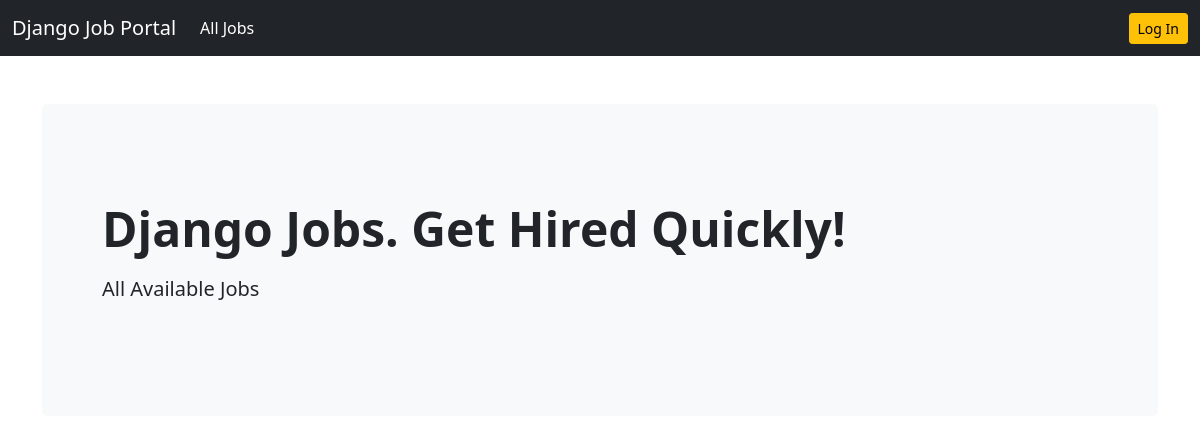
Page /job-listing/ on the earlier database version.
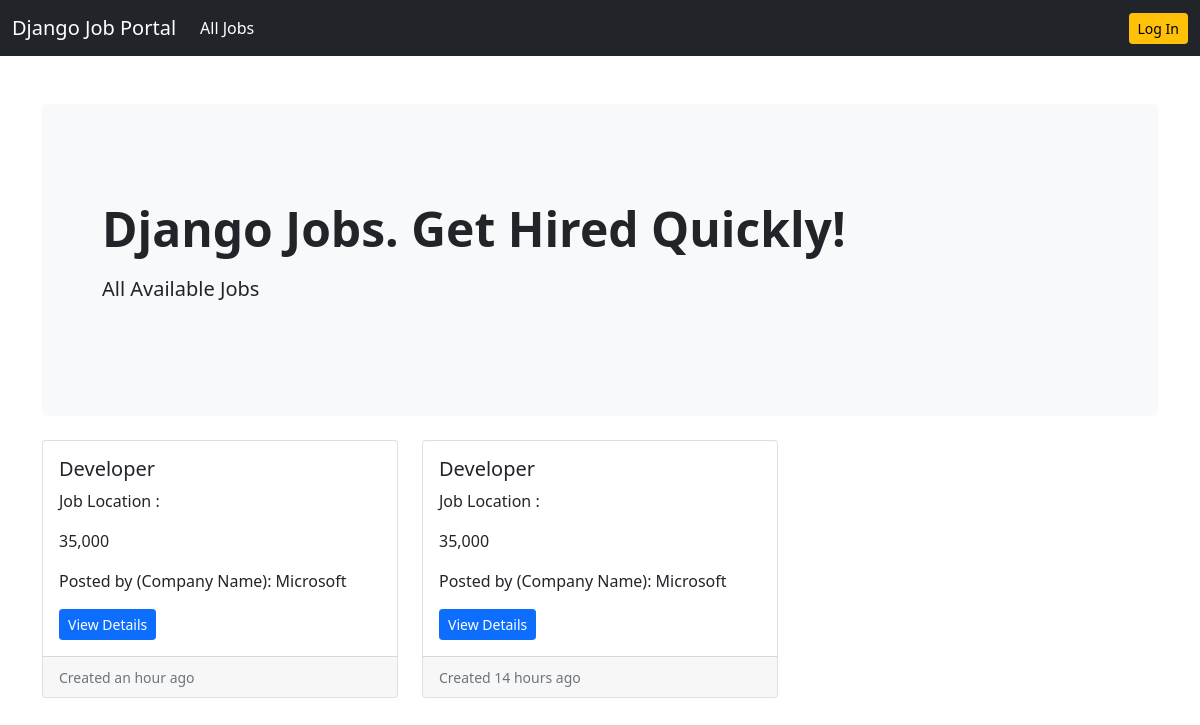
Same page on the later database version.
### job/models.py (models this page shows, shortened)
class Job(models.Model):
    job_type_choices = (
        ('Remote', 'Remote'),
        ('Onsite', 'Onsite'),
        ('Hybrid', 'Hybrid')
    )
    title_choices = (
        ('Developer', 'Developer'),
        ('Consultant','Consultant'),
        ('Analyst' , 'Analyst'),
        ('Manager' , 'Manager'),
        ('UI/UX' , 'UI/UX'),
        ('Human Resource' , 'Human Resource'),
        ('Operations' , 'Operations')
    )
    user = models.ForeignKey(User, on_delete=models.CASCADE)
    company = models.ForeignKey(Company, on_delete=models.CASCADE)
    title = models.CharField(max_length=100, choices = title_choices, null = True, blank = True)
    city = models.CharField(max_length=100)
    salary = models.PositiveIntegerField(default=35000)
    requirements = models.TextField()
    ideal_candidate = models.TextField()
    is_available = models.BooleanField(default=True)
    timestamp = models.DateTimeField(auto_now_add=True)
    industry = models.TextField(null = True, blank = True)
    state = models.ForeignKey(State, on_delete=models.DO_NOTHING, null=True, blank=True)
    job_type = models.CharField(max_length=20, choices=job_type_choices, null=True, blank=True)

### company/models.py (models this page shows)
class Company(models.Model):
    user = models.OneToOneField(User, on_delete=models.CASCADE)
    name = models.CharField(max_length = 100, null = True, blank = True)
    estd = models.PositiveIntegerField(null = True, blank = True)
    city = models.CharField(max_length = 100, null = True, blank = True)
    state = models.CharField(max_length = 100, null = True, blank = True)
    def __str__(self):
        return self.name

### website/views.py (the view)
# urls.py: path('job-listing/', views.job_listing, name='job-listing'),
def job_listing(request):
    jobs = Job.objects.filter(is_available=True).order_by('-timestamp')
    context = {'jobs':jobs}
    return render(request, 'website/job_listing.html', context)

### templates/website/job_listing.html
{% extends 'base.html' %}
{% load humanize %}
{% block content %}
<section>
    <div class="p-5 mb-4 bg-light rounded-3">
        <div class="container-fluid py-5">
            <h2 class="display-5 fw-bold">Django Jobs. Get Hired Quickly!</h2>
            <p class="col-md-8 fs-5 mt-3">
                All Available Jobs
            </p>
        </div>
    </div>
</section>
<div class="row row-cols-1 row-cols-md-3 g-4">
    {% if jobs %}
    {% for job in jobs %}
    <div class="col">
        <div class="card h-100">
            <div class="card-body">
                <h5 class="card-title">{{job.title}}</h5>
                <p class="card-text">Job Location : {{job.location}}</p>
                <p class="card-text"> {{job.salary| intcomma}}</p>
                <p class="card-text"> Posted by (Company Name): {{job.company}}</p>
                <a class="btn btn-primary btn-sm" href = "{% url 'job-details' job.pk %}"> View Details </a>
            </div>
            <div class="card-footer">
                <small class="text-muted">Created {{job.timestamp|naturaltime}}</small>
            </div>
        </div>
    </div>
    {% endfor %}
    {% endif %}
</div>
<br>
{% endblock content %}

Differences in the rows shown:
added Job: title "Developer", salary "35,000", company "Microsoft", timestamp "an hour ago"
added Job: title "Developer", salary "35,000", company "Microsoft", timestamp "14 hours ago"
